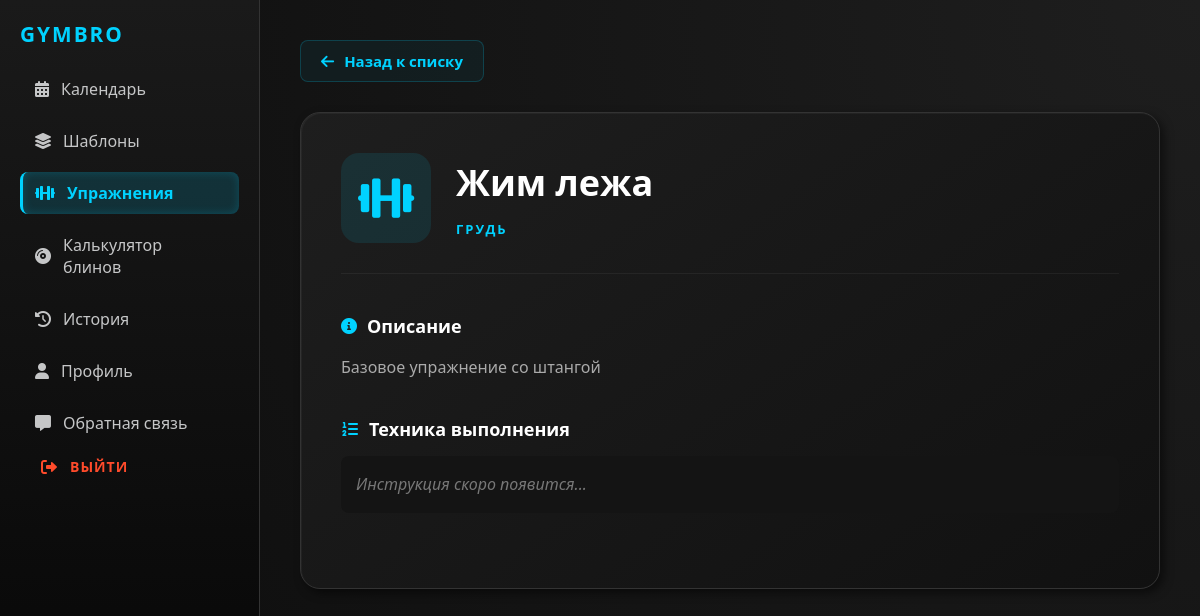
Page /web/exercises/1 on the committed database.
### tables this page shows
CREATE TABLE exercises (
    id INTEGER PRIMARY KEY,
    name TEXT NOT NULL,
    description TEXT,
    muscle_group TEXT
);

### backend/main.py (the view)
@app.get("/web/exercises/{exercise_id}", response_class=HTMLResponse, tags=["Web UI"])
async def get_exercise_detail(request: Request, exercise_id: int):
    conn = get_db_connection()
    exercise = sql.select_by_id(conn, "exercises", exercise_id)
    conn.close()
    return templates.TemplateResponse(
        request=request,
        name="exercise_detail.html",
        context={"ex": exercise}
    )

### frontend/templates/exercise_detail.html (shortened to what this page needs)
{% extends "base.html" %}
{% block content %}
<div class="detail-page">
    <a href="javascript:history.back()" class="btn-back-styled">
        <i class="fas fa-arrow-left"></i> Назад к списку
    </a>
    <div class="exercise-detail-card card-metallic">
        <div class="detail-header">
            <div class="ex-icon-large">
                <i class="fas {{ ex.icon_class or 'fa-dumbbell' }}"></i>
            </div>
            <div class="ex-title-group">
                <h1>{{ ex.name }}</h1>
                <span class="muscle-tag-large">{{ex.muscle_group }}</span>
            </div>
        </div>
        <div class="detail-body">
            <div class="detail-section">
                <h3 class="section-subtitle"><i class="fas fa-info-circle"></i> Описание</h3>
                <p class="detail-text">
                    {{ ex.description.split(' --- ')[0] if ' --- ' in ex.description else ex.description }}
                </p>
            </div>
            <div class="detail-section">
    <h3 class="section-subtitle"><i class="fas fa-list-ol"></i> Техника выполнения</h3>
    <div class="technique-box" style="background: transparent; padding: 0; border: none;">
        {% if ' --- ' in ex.description %}
            <div class="steps-container" style="display: flex; flex-direction: column; gap: 14px; margin-top: 15px;">
                {% for line in ex.description.split(' --- ')[1].split('\n') %}
                    {% if line.strip() %}
                        <div class="step-card" style="
                            background: #151518;
                            padding: 18px 24px;
                            border-radius: 10px;
                            border-left: 4px solid #00bcd4;
                            box-shadow: 0 4px 15px rgba(0, 0, 0, 0.25);
                            display: flex;
                            align-items: center;
                            gap: 15px;
                            transition: all 0.3s ease;
                        " onmouseover="this.style.background='#1a1a1e'; this.style.transform='translateX(5px)';" onmouseout="this.style.background='#151518'; this.style.transform='translateX(0)';">
                            <div class="step-icon-wrapper" style="
                                background: rgba(0, 188, 212, 0.1);
                                color: #00bcd4;
                                width: 32px;
                                height: 32px;
                                border-radius: 50%;
                                display: flex;
                                align-items: center;
                                justify-content: center;
                                font-size: 11pt;
                                flex-shrink: 0;
                            ">
                                <i class="fas fa-running"></i>
                            </div>
                            <p style="
                                margin: 0;
                                color: #e0e0e0;
                                font-size: 13.5pt;
                                line-height: 1.6;
                                font-weight: 400;
                                letter-spacing: 0.2px;
                            ">
                                {{ line.strip() }}
                            </p>
                        </div>
                    {% endif %}
                {% endfor %}
            </div>
        {% else %}
            <div style="color: #777; font-style: italic; padding: 15px; background: #141414; border-radius: 8px;">
                Инструкция скоро появится...
            </div>
        {% endif %}
    </div>
</div>
        </div>
    </div>
</div>
{% endblock %}

### frontend/static/css/style.css (style rules this page uses)
:root { --metal-dark: #121212; --steel-gray: #2c3e50; --silver: #e0e0e0; --cyan-accent: #00d2ff; --cyan-glow: 0 0 10px rgba(0, 210, 255, 0.5); }
* { box-sizing: border-box; margin: 0; padding: 0; }
body { color: var(--silver); font-family: 'Segoe UI', Tahoma, Geneva, Verdana, sans-serif; min-height: 100vh; background: #0f0f0f; }
body.dashboard-body { display: flex; flex-direction: row; background: #0f0f0f; height: 100vh; overflow: hidden; }
.dashboard-body { display: flex; flex-direction: row; overflow: hidden; }
.card-metallic { background: linear-gradient(145deg, #1e1e1e, #111111); border: 1px solid #333; border-radius: 12px; padding: 20px; box-shadow: 4px 4px 10px rgba(0, 0, 0, 0.5), inset 1px 1px 1px rgba(255, 255, 255, 0.05); margin-bottom: 20px; }
.btn-back-styled { display: inline-flex; align-items: center; gap: 10px; color: #00d2ff !important; text-decoration: none !important; font-weight: 600; font-size: 15px; margin-bottom: 30px; padding: 10px 20px; background: rgba(0, 210, 255, 0.05); border: 1px solid rgba(0, 210, 255, 0.2); border-radius: 8px; transition: all 0.3s ease; }
.exercise-detail-card { padding: 40px; border-radius: 20px; }
.detail-header { display: flex; align-items: center; gap: 25px; margin-bottom: 40px; border-bottom: 1px solid rgba(255, 255, 255, 0.05); padding-bottom: 30px; }
.ex-icon-large { font-size: 45px; color: #00d2ff; background: rgba(0, 210, 255, 0.1); width: 90px; height: 90px; display: flex; align-items: center; justify-content: center; border-radius: 18px; }
.ex-title-group h1 { font-size: 36px; margin: 0 0 10px 0; color: #fff; }
.muscle-tag-large { color: #00d2ff; text-transform: uppercase; font-size: 13px; letter-spacing: 2px; font-weight: 700; }
.detail-section { margin-bottom: 35px; }
.section-subtitle { display: flex; align-items: center; gap: 10px; font-size: 18px; color: #ffffff; margin-bottom: 15px; font-weight: 600; }
.section-subtitle i { color: #00d2ff; font-size: 16px; }
.detail-text { color: #aaaaaa; line-height: 1.8; font-size: 16px; }
.technique-box { background: rgba(0, 0, 0, 0.2); padding: 25px; border-radius: 12px; border-left: 3px solid #00d2ff; color: #ccc; line-height: 1.7; }
:root { --chart-text: #888888; --chart-grid: rgba(255, 255, 255, 0.05); --chart-accent: #00d2ff; }
:root { --bg-base: #08080a; --bg-card: #121216; --bg-sidebar: #0d0d10; --border-soft: rgba(255, 255, 255, 0.035); --border-glow: rgba(0, 210, 255, 0.15); --text-main: #f5f6f8; --text-muted: #868e96; --text-darker: #495057; --cyan: #00d2ff; --cyan-glow: 0 0 15px rgba(0, 210, 255, 0.35); --green: #00ff88; --green-glow: 0 0 15px rgba(0, 255, 136, 0.25); --fire: #ff5e3a; --font: 'Segoe UI', system-ui, -apple-system, sans-serif; --transition-smooth: all 0.25s cubic-bezier(0.4, 0, 0.2, 1); }
* { box-sizing: border-box; margin: 0; padding: 0; -webkit-font-smoothing: antialiased; }
body { background-color: var(--bg-base); color: var(--text-main); font-family: var(--font); min-height: 100vh; }
body.dashboard-body { display: flex; flex-direction: row; background: #0f0f0f; min-height: 100vh; }

### rows in the picture
exercises: name "Жим лежа", muscle_group "ГРУДЬ", description "Базовое упражнение со штангой"
